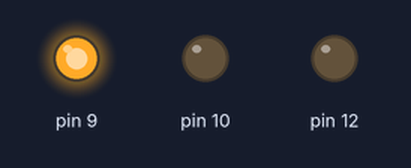
Simulated run of this sketch. Board: Arduino Uno, built with avr-gcc and run on an emulated ATmega328P. Parts: output pins drawn as LEDs (lit = HIGH).

Above: at 0.5 s.
At 2.5 s:
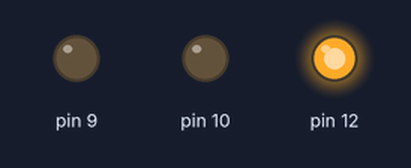
At 3.5 s:
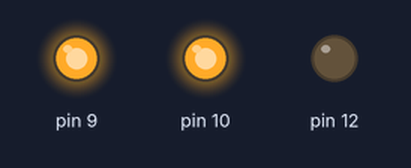
At 4.5 s:
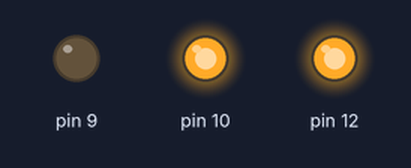
At 6.5 s:
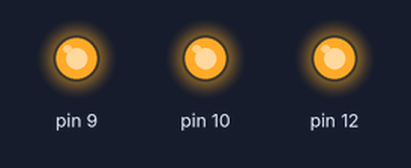
At 8.5 s:
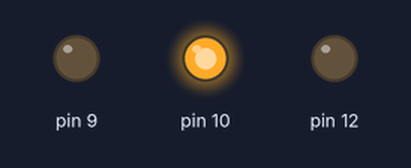
Timing chart, 0 to 9.1 s (numbered marks = the images above):
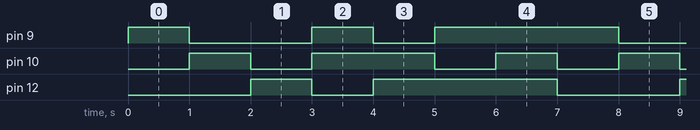

Measured:
- by itself, pin 9: repeats every 7.0 s: LOW 2.0 s, HIGH 1.0 s, LOW 1.0 s, HIGH 3.0 s
- by itself, pin 10: repeats every 7.0 s: LOW 1.0 s, HIGH 2.0 s, 2 × (LOW 1.0 s, HIGH 1.0 s)
- by itself, pin 12: repeats every 7.0 s: LOW 1.0 s, HIGH 3.0 s, LOW 2.0 s, HIGH 1.0 s

The sketch:

main.ino
```cpp
// Created by: Alexander James
// Created on: Oct 2023

// Alternates blink colour in an RGB LED

void setup()

{

  pinMode(9, OUTPUT);

  pinMode(10, OUTPUT);

  pinMode(12, OUTPUT);

}

void loop()
{

  digitalWrite(9, HIGH);
  digitalWrite(10, LOW);
  digitalWrite(12, LOW);

  delay(1000); // Wait for 1 second

  digitalWrite(9, LOW);
  digitalWrite(10, HIGH);
  digitalWrite(12, LOW);

  delay(1000); // Wait for 1 second

  digitalWrite(9, LOW);
  digitalWrite(10, LOW);
  digitalWrite(12, HIGH);

  delay(1000); // Wait for 1 second

  digitalWrite(9, HIGH);
  digitalWrite(10, HIGH);
  digitalWrite(12, LOW);

  delay(1000); // Wait for 1 second

  digitalWrite(9, LOW);
  digitalWrite(10, HIGH);
  digitalWrite(12, HIGH);

  delay(1000); // Wait for 1 second

  digitalWrite(9, HIGH);
  digitalWrite(10, LOW);
  digitalWrite(12, HIGH);

  delay(1000); // Wait for 1 second

  digitalWrite(9, HIGH);
  digitalWrite(10, HIGH);
  digitalWrite(12, HIGH);


  delay(1000); // Wait for 1 second

}
```
